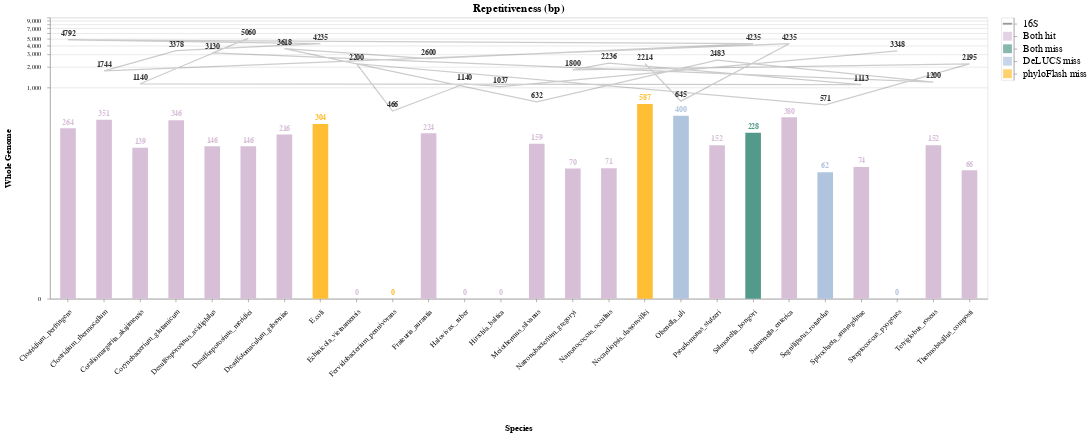

Notebook source saved alongside this figure:
### Code cell
import pandas as pd
import altair as alt

data = pd.read_csv("/scratch/rnd-rojas/assembly_stephanie/data/repeatbp.csv")
df = pd.DataFrame(data, columns=['Species', 'Whole Genome', '16S'])

orderdata = [7, 4, 16, 5, 14, 15, 10, 6, 22, 23, 9, 24, 25, 11, 19, 18, 1, 2, 12, 8, 3, 21, 17, 26, 13, 20]
df['Order'] = orderdata

'''colors=['thistle', 'thistle', 'thistle', 'thistle', 'thistle', 'thistle', 'thistle', 'lightsteelblue', 'thistle', 
        '#ffbe33', 'thistle', 'thistle', 'thistle', 'thistle', 'thistle', 'thistle', 'palevioletred', 
        'thistle', 'thistle', '#549a8b', 'thistle', 'thistle', 'thistle', 'thistle', 'thistle', 'thistle']'''

colors = ['thistle','thistle','thistle','thistle','thistle','thistle','thistle','#ffbe33','thistle','#ffbe33',
          'thistle','thistle','thistle','thistle','thistle','thistle','#ffbe33','lightsteelblue','thistle',
          '#549a8b','thistle','lightsteelblue','thistle','lightsteelblue','thistle','thistle']

base = alt.Chart(df, title='Repetitiveness (bp)').encode(
    x=alt.X('Species:N',
           sort=alt.SortField(field='Whole Genome', order='descending')
           )
)

bar = base.mark_bar(size=25).encode(
    y=alt.Y(
            'Whole Genome:Q',
            title='Whole Genome',
            scale=alt.Scale(domain=[0, 10000], type='symlog')
           ),
        color=alt.Color(
           'Species',
            scale=alt.Scale(
                domain=df.Species.tolist(),
                range=colors
            ),
            legend=None
           )
    ).properties(width=1500, height=450)

line = base.mark_line(color='black', opacity=0.2).encode(
    y=alt.Y(
            '16S:Q',
            scale=alt.Scale(domain=[0, 10000], type='symlog')
           ),
    order='Order'
    )

textbar = bar.mark_text(
    align='center',
    baseline='middle',
    dy=-10,
    fontWeight='bold',
    fontSize=12
).encode(
    text='Whole Genome:Q'
)

textline = line.mark_text(
    align='center',
    baseline='middle',
    dy=-10,
    fontWeight='bold',
    fontSize=12,
    opacity=0.8,
    color='black'
).encode(
    text=alt.Text(
        '16S:Q'
    )
)

bardata = pd.DataFrame({'x':['Both hit'], 
                        'y':['16S'], 
                        'w':['DeLUCS miss'], 
                        'z':['phyloFlash miss'], 
                        'v':['Both miss']})

legendbar = alt.Chart(bardata).mark_square(size=200, color='thistle').encode(
    y=alt.Y('x:N', 
            axis=alt.Axis(orient='right', 
                          titleFontSize=0, 
                          labelFontSize=16, 
                          titleX=80, 
                          titleY=-5,
                          titleAngle=0
                         ),
    
           ),
    )

legendbar2 = alt.Chart(bardata).mark_square(size=200, color='lightsteelblue').encode(
    y=alt.Y('w:N', 
            axis=alt.Axis(orient='right', 
                          titleFontSize=0, 
                          labelFontSize=16, 
                          titleX=80, 
                          titleY=-5,
                          titleAngle=0
                         ),
    
           ),
    )

legendbar3 = alt.Chart(bardata).mark_square(size=200, color='#ffbe33').encode(
    y=alt.Y('z:N', 
            axis=alt.Axis(orient='right', 
                          titleFontSize=0, 
                          labelFontSize=16, 
                          titleX=80, 
                          titleY=-5,
                          titleAngle=0
                         ),
    
           ),
    )

legendbar4 = alt.Chart(bardata).mark_square(size=200, color='#549a8b').encode(
    y=alt.Y('v:N', 
            axis=alt.Axis(orient='right', 
                          titleFontSize=0, 
                          labelFontSize=16, 
                          titleX=80, 
                          titleY=-5,
                          titleAngle=0
                         ),
    
           ),
    )

legendline = alt.Chart(bardata).mark_tick(
        size=15, 
        thickness=3, 
        orient='horizontal', 
        color='black',
        opacity=0.4
).encode(
            y=alt.Y('y:N', 
                    axis=alt.Axis(orient='right', 
                                  titleFontSize=0, 
                                  labelFontSize=16, 
                                  titleX=80, 
                                  titleY=-5,
                                  titleAngle=0
                                 ),

                   ),
    )

(bar + textbar + line + textline | legendbar + legendline + legendbar2 + legendbar3 + legendbar4).configure_axisX(
    labelAngle=-45,
    labelPadding=10,
    labelLimit=1000,
    titleFontSize=14,
    labelFontSize=12,
    titleY=200
).configure_title(
    fontSize=18
).configure_axisY(
    titleFontSize=14,
    labelPadding=10,
    titleX=-60
)

### Figure 1 — Vega-Lite specification as saved in the notebook (floating-point values rounded to 4 significant figures)
{"config": {"view": {"continuousWidth": 400, "continuousHeight": 300}, "axisX": {"labelAngle": -45, "labelFontSize": 12, "labelLimit": 1000, "labelPadding": 10, "titleFontSize": 14, "titleY": 200}, "axisY": {"labelPadding": 10, "titleFontSize": 14, "titleX": -60}, "title": {"fontSize": 18}}, "hconcat": [{"layer": [{"mark": {"type": "bar", "size": 25}, "encoding": {"color": {"type": "nominal", "field": "Species", "legend": null, "scale": {"domain": ["Clostridium_perfringens", "Clostridium_thermocellum", "Coraliomargarita_akajimensis", "Corynebacterium_glutamicum", "Desulfosporosinus_acidiphilus", "Desulfosporosinus_meridiei", "Desulfotomaculum_gibsoniae", "E.coli", "Echinicola_vietnamensis", "Fervidobacterium_pennivorans", "Frateuria_aurantia", "Halovivax_ruber", "Hirschia_baltica", "Meiothermus_silvanus", "Natronobacterium_gregoryi", "Natronococcus_occultus", "Nocardiopsis_dassonvillei", "Olsenella_uli", "Pseudomonas_stutzeri", "Salmonella_bongori", "Salmonella_enterica", "Segniliparus_rotundus", "Spirochaeta_smaragdinae", "Streptococcus_pyogenes", "Terriglobus_roseus", "Thermobacillus_composti"], "range": ["thistle", "thistle", "thistle", "thistle", "thistle", "thistle", "thistle", "#ffbe33", "thistle", "#ffbe33", "thistle", "thistle", "thistle", "thistle", "thistle", "thistle", "#ffbe33", "lightsteelblue", "thistle", "#549a8b", "thistle", "lightsteelblue", "thistle", "lightsteelblue", "thistle", "thistle"]}}, "x": {"type": "nominal", "field": "Species", "sort": {"field": "Whole Genome", "order": "descending"}}, "y": {"type": "quantitative", "field": "Whole Genome", "scale": {"domain": [0, 10000], "type": "symlog"}, "title": "Whole Genome"}}, "height": 450, "title": "Repetitiveness (bp)", "width": 1500}, {"mark": {"type": "text", "align": "center", "baseline": "middle", "dy": -10, "fontSize": 12, "fontWeight": "bold"}, "encoding": {"color": {"type": "nominal", "field": "Species", "legend": null, "scale": {"domain": ["Clostridium_perfringens", "Clostridium_thermocellum", "Coraliomargarita_akajimensis", "Corynebacterium_glutamicum", "Desulfosporosinus_acidiphilus", "Desulfosporosinus_meridiei", "Desulfotomaculum_gibsoniae", "E.coli", "Echinicola_vietnamensis", "Fervidobacterium_pennivorans", "Frateuria_aurantia", "Halovivax_ruber", "Hirschia_baltica", "Meiothermus_silvanus", "Natronobacterium_gregoryi", "Natronococcus_occultus", "Nocardiopsis_dassonvillei", "Olsenella_uli", "Pseudomonas_stutzeri", "Salmonella_bongori", "Salmonella_enterica", "Segniliparus_rotundus", "Spirochaeta_smaragdinae", "Streptococcus_pyogenes", "Terriglobus_roseus", "Thermobacillus_composti"], "range": ["thistle", "thistle", "thistle", "thistle", "thistle", "thistle", "thistle", "#ffbe33", "thistle", "#ffbe33", "thistle", "thistle", "thistle", "thistle", "thistle", "thistle", "#ffbe33", "lightsteelblue", "thistle", "#549a8b", "thistle", "lightsteelblue", "thistle", "lightsteelblue", "thistle", "thistle"]}}, "text": {"type": "quantitative", "field": "Whole Genome"}, "x": {"type": "nominal", "field": "Species", "sort": {"field": "Whole Genome", "order": "descending"}}, "y": {"type": "quantitative", "field": "Whole Genome", "scale": {"domain": [0, 10000], "type": "symlog"}, "title": "Whole Genome"}}, "height": 450, "title": "Repetitiveness (bp)", "width": 1500}, {"mark": {"type": "line", "color": "black", "opacity": 0.2}, "encoding": {"order": {"type": "quantitative", "field": "Order"}, "x": {"type": "nominal", "field": "Species", "sort": {"field": "Whole Genome", "order": "descending"}}, "y": {"type": "quantitative", "field": "16S", "scale": {"domain": [0, 10000], "type": "symlog"}}}, "title": "Repetitiveness (bp)"}, {"mark": {"type": "text", "align": "center", "baseline": "middle", "color": "black", "dy": -10, "fontSize": 12, "fontWeight": "bold", "opacity": 0.8}, "encoding": {"order": {"type": "quantitative", "field": "Order"}, "text": {"type": "quantitative", "field": "16S"}, "x": {"type": "nominal", "field": "Species", "sort": {"field": "Whole Genome", "order": "descending"}}, "y": {"type": "quantitative", "field": "16S", "scale": {"domain": [0, 10000], "type": "symlog"}}}, "title": "Repetitiveness (bp)"}], "data": {"name": "data-6d1cf8b9fb3b3e0d2788e05d2bd1921b"}}, {"layer": [{"mark": {"type": "square", "color": "thistle", "size": 200}, "encoding": {"y": {"type": "nominal", "axis": {"labelFontSize": 16, "orient": "right", "titleAngle": 0, "titleFontSize": 0, "titleX": 80, "titleY": -5}, "field": "x"}}}, {"mark": {"type": "tick", "color": "black", "opacity": 0.4, "orient": "horizontal", "size": 15, "thickness": 3}, "encoding": {"y": {"type": "nominal", "axis": {"labelFontSize": 16, "orient": "right", "titleAngle": 0, "titleFontSize": 0, "titleX": 80, "titleY": -5}, "field": "y"}}}, {"mark": {"type": "square", "color": "lightsteelblue", "size": 200}, "encoding": {"y": {"type": "nominal", "axis": {"labelFontSize": 16, "orient": "right", "titleAngle": 0, "titleFontSize": 0, "titleX": 80, "titleY": -5}, "field": "w"}}}, {"mark": {"type": "square", "color": "#ffbe33", "size": 200}, "encoding": {"y": {"type": "nominal", "axis": {"labelFontSize": 16, "orient": "right", "titleAngle": 0, "titleFontSize": 0, "titleX": 80, "titleY": -5}, "field": "z"}}}, {"mark": {"type": "square", "color": "#549a8b", "size": 200}, "encoding": {"y": {"type": "nominal", "axis": {"labelFontSize": 16, "orient": "right", "titleAngle": 0, "titleFontSize": 0, "titleX": 80, "titleY": -5}, "field": "v"}}}], "data": {"name": "data-0507658bea0cf7b1616bc51aba5855e0"}}], "$schema": "https://vega.github.io/schema/vega-lite/v4.8.1.json", "datasets": {"data-6d1cf8b9fb3b3e0d2788e05d2bd1921b": [{"Species": "Clostridium_perfringens", "Whole Genome": 264, "16S": 4792, "Order": 7}, {"Species": "Clostridium_thermocellum", "Whole Genome": 351, "16S": 1744, "Order": 4}, {"Species": "Coraliomargarita_akajimensis", "Whole Genome": 139, "16S": 1140, "Order": 16}, {"Species": "Corynebacterium_glutamicum", "Whole Genome": 346, "16S": 3378, "Order": 5}, {"Species": "Desulfosporosinus_acidiphilus", "Whole Genome": 146, "16S": 3130, "Order": 14}, {"Species": "Desulfosporosinus_meridiei", "Whole Genome": 146, "16S": 5060, "Order": 15}, {"Species": "Desulfotomaculum_gibsoniae", "Whole Genome": 216, "16S": 3618, "Order": 10}, {"Species": "E.coli", "Whole Genome": 304, "16S": 4235, "Order": 6}, {"Species": "Echinicola_vietnamensis", "Whole Genome": 0, "16S": 2200, "Order": 22}, {"Species": "Fervidobacterium_pennivorans", "Whole Genome": 0, "16S": 466, "Order": 23}, {"Species": "Frateuria_aurantia", "Whole Genome": 224, "16S": 2600, "Order": 9}, {"Species": "Halovivax_ruber", "Whole Genome": 0, "16S": 1140, "Order": 24}, {"Species": "Hirschia_baltica", "Whole Genome": 0, "16S": 1037, "Order": 25}, {"Species": "Meiothermus_silvanus", "Whole Genome": 159, "16S": 632, "Order": 11}, {"Species": "Natronobacterium_gregoryi", "Whole Genome": 70, "16S": 1800, "Order": 19}, {"Species": "Natronococcus_occultus", "Whole Genome": 71, "16S": 2236, "Order": 18}, {"Species": "Nocardiopsis_dassonvillei", "Whole Genome": 587, "16S": 2214, "Order": 1}, {"Species": "Olsenella_uli", "Whole Genome": 400, "16S": 645, "Order": 2}, {"Species": "Pseudomonas_stutzeri", "Whole Genome": 152, "16S": 2483, "Order": 12}, {"Species": "Salmonella_bongori", "Whole Genome": 228, "16S": 4235, "Order": 8}, {"Species": "Salmonella_enterica", "Whole Genome": 380, "16S": 4235, "Order": 3}, {"Species": "Segniliparus_rotundus", "Whole Genome": 62, "16S": 571, "Order": 21}, {"Species": "Spirochaeta_smaragdinae", "Whole Genome": 74, "16S": 1113, "Order": 17}, {"Species": "Streptococcus_pyogenes", "Whole Genome": 0, "16S": 3348, "Order": 26}, {"Species": "Terriglobus_roseus", "Whole Genome": 152, "16S": 1200, "Order": 13}, {"Species": "Thermobacillus_composti", "Whole Genome": 66, "16S": 2195, "Order": 20}], "data-0507658bea0cf7b1616bc51aba5855e0": [{"x": "Both hit", "y": "16S", "w": "DeLUCS miss", "z": "phyloFlash miss", "v": "Both miss"}]}}
